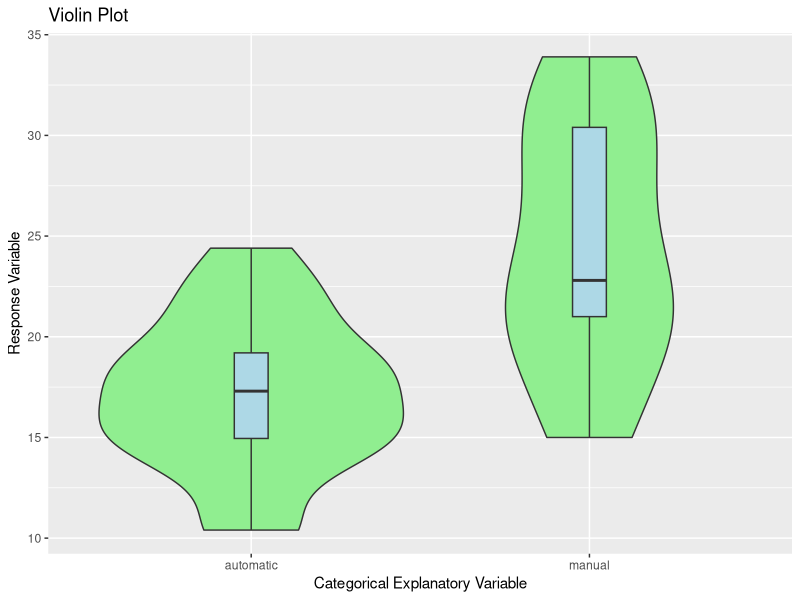
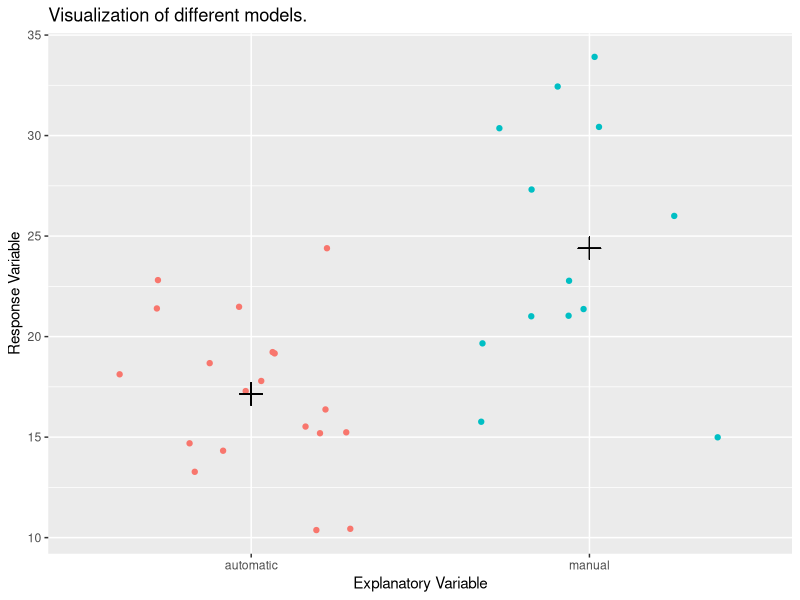
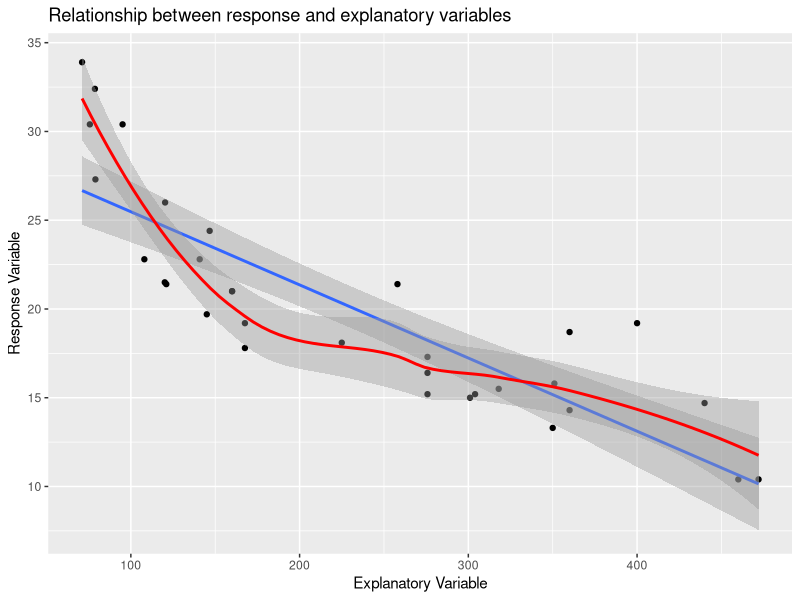
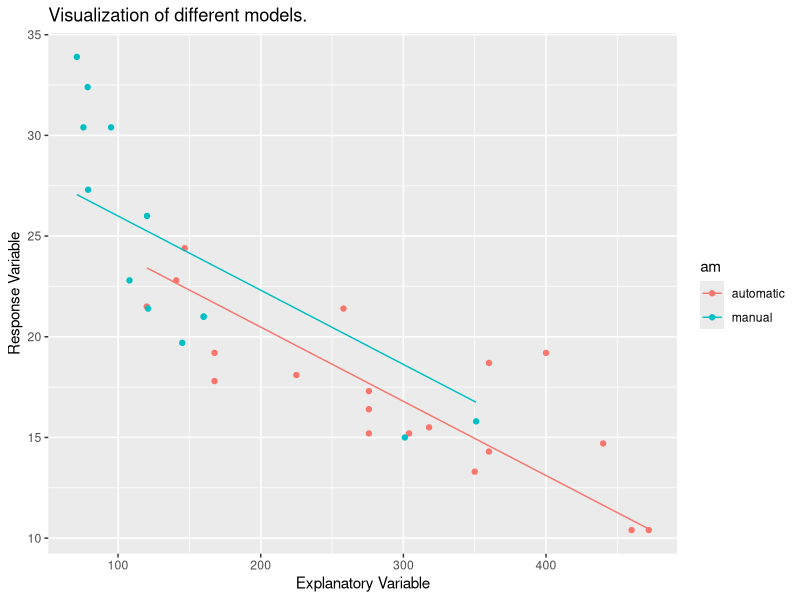
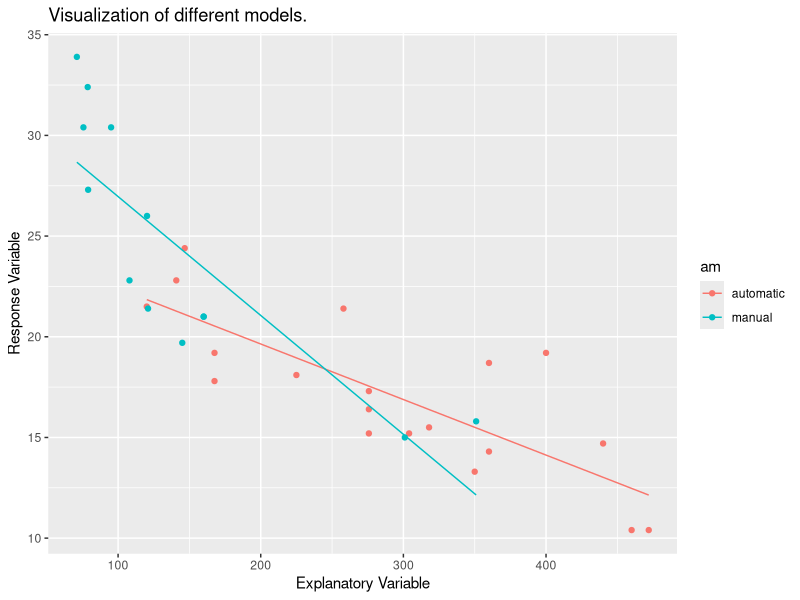

The R script that drew these images, in order:
## ---- chunk 1
knitr::opts_chunk$set(echo = TRUE)
# Load libraries
library(tidyverse)
library(modelr)
library(MASS)
## ---- chunk 2
## Violin plot
violin_plot <- function(data_set, x, y) {
  x <- data_set[[x]]
  y <- data_set[[y]]
  tibble(x = x, y = y) %>%
    ggplot(aes(reorder(x, y, FUN = median), y)) +
    geom_violin(fill = "lightgreen") +
    geom_boxplot(width = 0.10, fill = "lightblue") +
    labs(title = "Violin Plot",
         x = "Categorical Explanatory Variable",
         y = "Response Variable")
}

## Relationship between response and explanatory
relationship <- function(data_set, x, y) {
  data_set %>%
    ggplot(aes_string(x, y)) +
    geom_point() +
    geom_smooth(method = "lm") +
    geom_smooth(colour = "red") +
    labs(title = "Relationship between response and explanatory variables",
         x = "Explanatory Variable",
         y = "Response Variable")
}

## main effects
graph_main_effects <- function(data_set, model, x, y) {
  data_set %>% 
    add_predictions(model = model, var = "pred") %>% 
    ggplot(aes_string(x = x, y = y, color = x)) +
    geom_point(show.legend = FALSE, position = "jitter") +
    geom_point(aes(y = pred), show.legend = FALSE, size = 5,
               color = "black", shape = 3,) +
    labs(
      title = "Visualization of different models.",
      x = "Explanatory Variable",
      y = "Response Variable"
    )
}

## Analysis of covariance
graph_predictions <- function(data_set, model, x, y, category) {
  data_set %>% 
    add_predictions(model = model, var = "pred") %>% 
    ggplot(aes_string(x = x, y = y, color = category)) +
    geom_point() +
    geom_line(aes(y = pred)) +
    labs(
      title = "Visualization of different models.",
      x = "Explanatory Variable",
      y = "Response Variable"
    )
}

## ---- chunk 3
data(mtcars)
mtcars$vs <- factor(mtcars$vs, levels = c(0, 1), labels = c("v-shaped", "straight"))
mtcars$am <- factor(mtcars$am, levels = c(0, 1), labels = c("automatic", "manual"))
glimpse(mtcars)
## ---- chunk 4
violin_plot(mtcars, "am", "mpg")
## ---- chunk 5
zero_slope <- lm(mpg ~ am, data = mtcars)
zero_slope %>%  summary()
graph_main_effects(mtcars, zero_slope, "am", "mpg")
## ---- chunk 6
relationship(mtcars, "disp", "mpg")
## ---- chunk 7
common_slope <- lm(mpg ~ disp + am, data = mtcars)
common_slope %>% summary()
graph_predictions(mtcars, common_slope, "disp", "mpg", "am")
## ---- chunk 8
different_slopes <- lm(mpg ~ disp + am + disp * am, data = mtcars)
different_slopes %>% summary()
graph_predictions(mtcars, different_slopes, "disp", "mpg", "am")
## ---- chunk 9
big_model <- lm(mpg ~ cyl + disp + hp + drat + wt + qsec + vs + am, data = mtcars)
big_model %>% summary()
big_model %>% anova()
big_model %>% stepAIC()
## ---- chunk 10
interactions_model <- lm(mpg ~ wt + qsec + am + wt * am + qsec * am, data = mtcars)
interactions_model %>% summary()
interactions_model %>% anova()
interactions_model %>% stepAIC()
## ---- chunk 11
best_model <- lm(mpg ~ wt + qsec + am, data = mtcars)
best_model %>% 
  predict(newdata = tibble(wt = 2, qsec = 17, am = "manual"))
